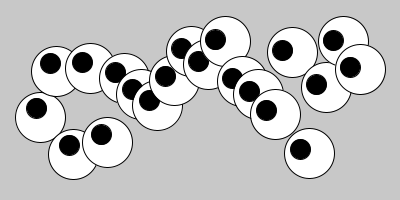
Frame 1 (no input)
Frame 60 (the mouse pressed at the canvas centre just before this capture): identical to frame 1, image omitted
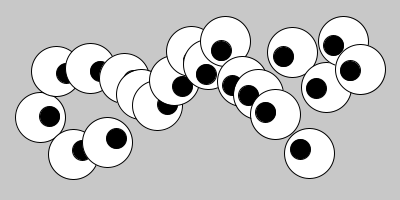
Frame 120 (the mouse held since frame 60 and released just before this capture)

The Processing sketch that drew these frames (run headless with seeded random() and noise(); from frame 60 on, the mouse is pressed at the canvas centre):

// Processing sketch: Ojos_1
// ── Ojos_1.pde
//Jared Giezi Perez Nuñez
PVector[] eyePositions; 
PVector[] pupilPositions; 
int numEyes = 20;

void setup() {
  size(400, 200);
  eyePositions = new PVector[numEyes];
  pupilPositions = new PVector[numEyes];
  
  // Calcular posiciones de los ojos
  for (int i = 0; i < numEyes; i++) {
    float x = map(i, 0, numEyes-1, width * 0.1, width * 0.9);
    float y = random(height * 0.2, height * 0.8); // Posición y aleatoria dentro del rango
    eyePositions[i] = new PVector(x, y);
  }
}

void draw() {
  background(200);
  
  PVector mouseVector = new PVector(mouseX, mouseY);
  
  // Dibujar ojos
  for (int i = 0; i < numEyes; i++) {
    PVector eyePos = eyePositions[i];
    PVector pupilPos = eyePos.copy().add(mouseVector.copy().sub(eyePos).setMag(10));
    pupilPositions[i] = pupilPos; // Almacenar posición de la pupila
    
    fill(255);
    ellipse(eyePos.x, eyePos.y, 50, 50);
    
    fill(0);
    ellipse(pupilPos.x, pupilPos.y, 20, 20);
  }
}
